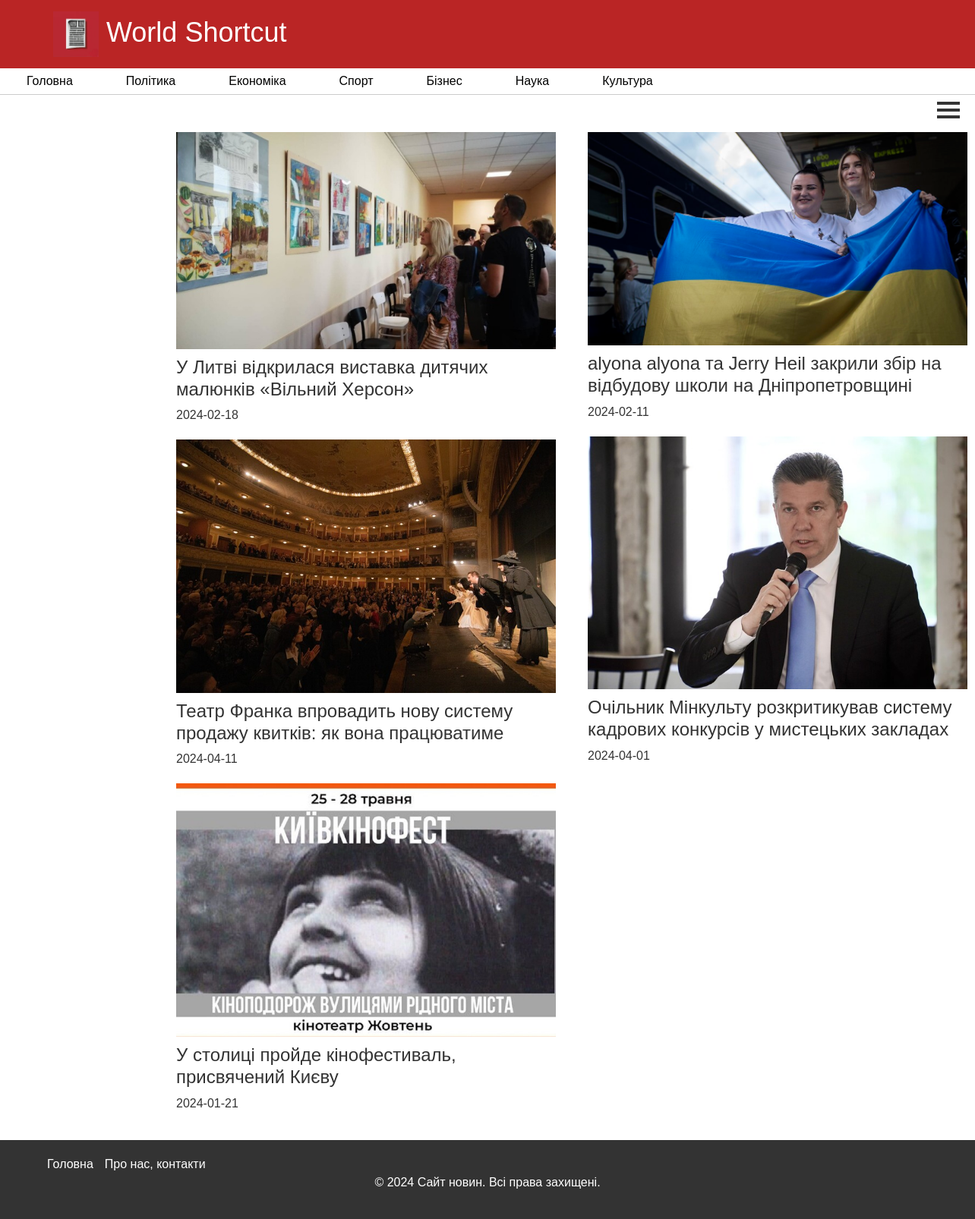
Page /templates/culture_news.html on the committed database.
### model.py (models this page shows)
class News(Base):
    __tablename__ = 'news'
    NewsID = Column(Integer, primary_key=True)
    Theme = Column(String)
    Title = Column(String)
    Text = Column(String)
    MediaPath = Column(String)
    Date = Column(String)

### app.py (the view)
@app.route('/templates/culture_news.html', methods=['POST', 'GET'])
def culture_news():
    if request.method == 'POST':
        start_date = request.form['start_date']
        end_date = request.form['end_date']
        news_items = session.query(News).filter(and_(News.Date >= start_date, News.Date <= end_date, News.Theme == "Culture")).all()
        return render_template("category_news.html", news=news_items)
    selected_news = session.query(News).filter_by(Theme='Culture').all()
    return render_template('category_news.html', news=selected_news)

### templates/category_news.html (shortened to what this page needs)
{% extends 'navigation.html' %}
{% block category_news %}
    <form method="post">
        <label class="menu_btn" for="menu__toggle">
            <span></span>
        </label>
    </form>
    <div class="news-container" style="margin-top: 150px;">
        <div class="news-list">
            <ul>
                {% for news_item in news %}
                    {% if loop.index0 % 2 == 0 %}
                <li class="news-item">
                    <a href="{{ url_for('news_detail', news_id=news_item.NewsID) }}">
                        <div class="image-container">
                            <img src="{{ news_item.MediaPath }}" alt="Image">
                        </div>
                        <h4>{{ news_item.Title }}</h4>
                        <p>{{ news_item.Date }}</p>
                    </a>
                </li>
                    {% endif %}
                {% endfor %}
            </ul>
            <ul>
                {% for news_item in news %}
                    {% if loop.index0 % 2 != 0 %}
                <li class="news-item">
                    <a href="{{ url_for('news_detail', news_id=news_item.NewsID) }}">
                        <div class="image-container">
                            <img src="{{ news_item.MediaPath }}" alt="Image">
                        </div>
                        <h4>{{ news_item.Title }}</h4>
                        <p>{{ news_item.Date }}</p>
                    </a>
                </li>
                    {% endif %}
                {% endfor %}
            </ul>
        </div>
    </div>
{% endblock %}

### templates/navigation.html (style rules this page uses)
html, body { height: 100%; }
body { margin: 0; font-family: Arial, sans-serif; }
.menu_btn { display: flex; align-items: center; position: fixed; top: 130px; right: 20px; width: 30px; height: 30px; cursor: pointer; z-index: 1; }
.menu_btn > span, .menu_btn > span::before, .menu_btn > span::after { display: block; position: absolute; width: 100%; height: 4px; background-color: #333333; }
.menu_btn > span::before { content: ''; top: -9px; }
.menu_btn > span::after { content: ''; top: 9px; }
.news-item { background-color: white; border-radius: 10px; margin-bottom: 20px; }
.image-container { width: 500px; height: 100%; overflow: hidden; }
.image-container img { width: 100%; height: 100%; }
.news-item h4 { margin-top: 10px; }
.news-item p { margin-top: 0; text-decoration: none; }
.news-item a { text-decoration: none; color: #333333; height: 100%; }
.news-container { display: flex; justify-content: space-between; padding: 0 200px; }
.news-list { display: grid; grid-template-columns: 1fr 1fr; gap: 10px; list-style: none; }
.news-list ul { list-style: none; }

### rows in the picture
News: MediaPath (picture), Title "У Литві відкрилася виставка дитячих малюнків «Вільний Херсон»", Date "2024-02-18"
News: MediaPath (picture), Title "Театр Франка впровадить нову систему продажу квитків: як вона працюватиме", Date "2024-04-11"
News: MediaPath (picture), Title "У столиці пройде кінофестиваль, присвячений Києву", Date "2024-01-21"
News: MediaPath (picture), Title "alyona alyona та Jerry Heil закрили збір на відбудову школи на Дніпропетровщині", Date "2024-02-11"
News: MediaPath (picture), Title "Очільник Мінкульту розкритикував систему кадрових конкурсів у мистецьких закладах", Date "2024-04-01"
